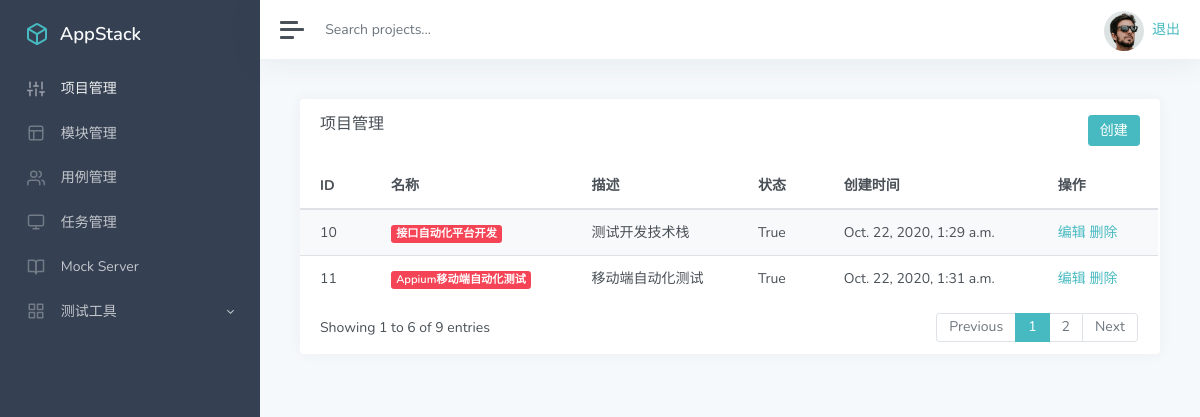
/manage/ (signed in), run on an earlier commit of the app's database.
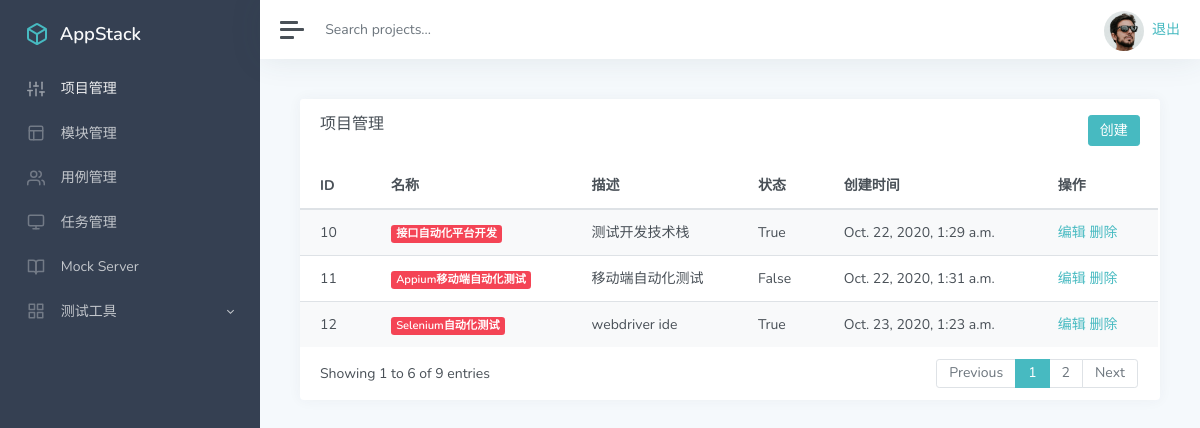
And on a later commit of the database.
### app_manage/models.py (models this page shows, shortened)
class Project(models.Model):
    name = models.CharField('名称',max_length=100,blank=False,default='')
    describe = models.TextField('描述',default='')
    status = models.BooleanField('状态',default=True)
    update_time = models.DateTimeField('更新时间',auto_now=True)
    create_time = models.DateTimeField('创建时间',auto_now_add=True)

### app_manage/views/project.py (the view)
# urls.py: path('',project.manage),
@login_required
def manage(request):
    project_list = Project.objects.all()
    return render(request,'project/list.html',{'projects':project_list})

### templates/project/list.html (shortened to what the changed rows need)
{% extends 'manager.html' %}
{% block manager %}
<div class="col-12 col-lg-12 d-flex">
    <div class="card flex-fill">
        <div id="datatables-dashboard-products_wrapper"
             class="dataTables_wrapper dt-bootstrap4 no-footer">
            <div class="row">
                <div class="col-sm-12">
                    <table id="datatables-dashboard-products"
                           class="table table-striped my-0 dataTable no-footer" role="grid"
                           aria-describedby="datatables-dashboard-products_info"
                           style="
                    width: 100%;
                    height: 100%;
                    ">
                        <thead>
                        <tr role="row">
                            <th>ID</th>
                            <th>名称</th>
                            <th>描述</th>
                            <th>状态</th>
                            <th>创建时间</th>
                            <th>操作</th>
                        </tr>
                        </thead>
                        <tbody>
                        {% for p in projects %}
                        <tr role="row" class="odd">
                            <td class="sorting_1">{{p.id}}</td>
                            <td><span class="badge badge-danger">{{p.name}}</span></td>
                            <td class="d-none d-xl-table-cell">{{p.describe}}</td>
                            <td class="d-none d-xl-table-cell">{{p.status}}</td>
                            <td class="d-none d-xl-table-cell">{{p.create_time}}</td>
                            <td>
                                <a href="/manage/project_edit/{{p.id}}">编辑</a>
                                <a href="/manage/project_delete/{{p.id}}">删除</a>
                            </td>
                        </tr>
                        {% endfor %}
                        </tbody>
                    </table>
                </div>
            </div>
        </div>
    </div>
{% endblock %}

What changed in the data, as far as the page shows it:
changed Project "移动端自动化测试": status "True" → "False"
added Project: id "12", name "Selenium自动化测试", describe "webdriver ide", status "True", create_time "Oct. 23, 2020, 1:23 a.m."
